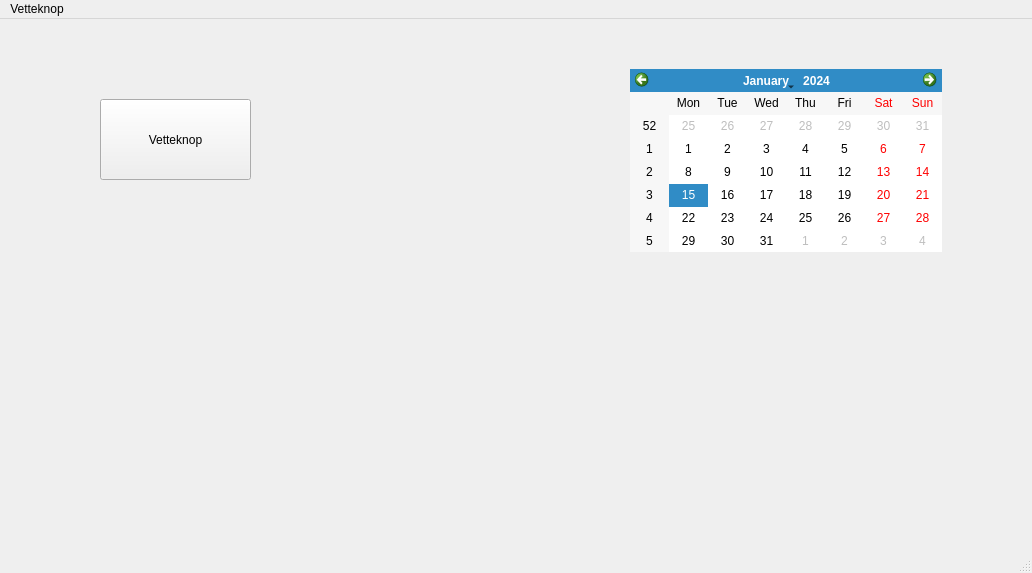
<?xml version="1.0" encoding="UTF-8"?>
<ui version="4.0">
 <class>MainWindow</class>
 <widget class="QMainWindow" name="MainWindow">
  <property name="geometry">
   <rect>
    <x>0</x>
    <y>0</y>
    <width>1032</width>
    <height>573</height>
   </rect>
  </property>
  <property name="windowTitle">
   <string>MainWindow</string>
  </property>
  <widget class="QWidget" name="centralwidget">
   <widget class="QPushButton" name="vetteKnop">
    <property name="geometry">
     <rect>
      <x>100</x>
      <y>80</y>
      <width>151</width>
      <height>81</height>
     </rect>
    </property>
    <property name="text">
     <string>Vetteknop</string>
    </property>
   </widget>
   <widget class="QCalendarWidget" name="calendarWidget">
    <property name="geometry">
     <rect>
      <x>630</x>
      <y>50</y>
      <width>312</width>
      <height>183</height>
     </rect>
    </property>
   </widget>
  </widget>
  <widget class="QMenuBar" name="menubar">
   <property name="geometry">
    <rect>
     <x>0</x>
     <y>0</y>
     <width>1032</width>
     <height>21</height>
    </rect>
   </property>
   <widget class="QMenu" name="menuVetteknop">
    <property name="title">
     <string>Vetteknop</string>
    </property>
   </widget>
   <addaction name="menuVetteknop"/>
  </widget>
  <widget class="QStatusBar" name="statusbar"/>
 </widget>
 <resources/>
 <connections/>
</ui>
